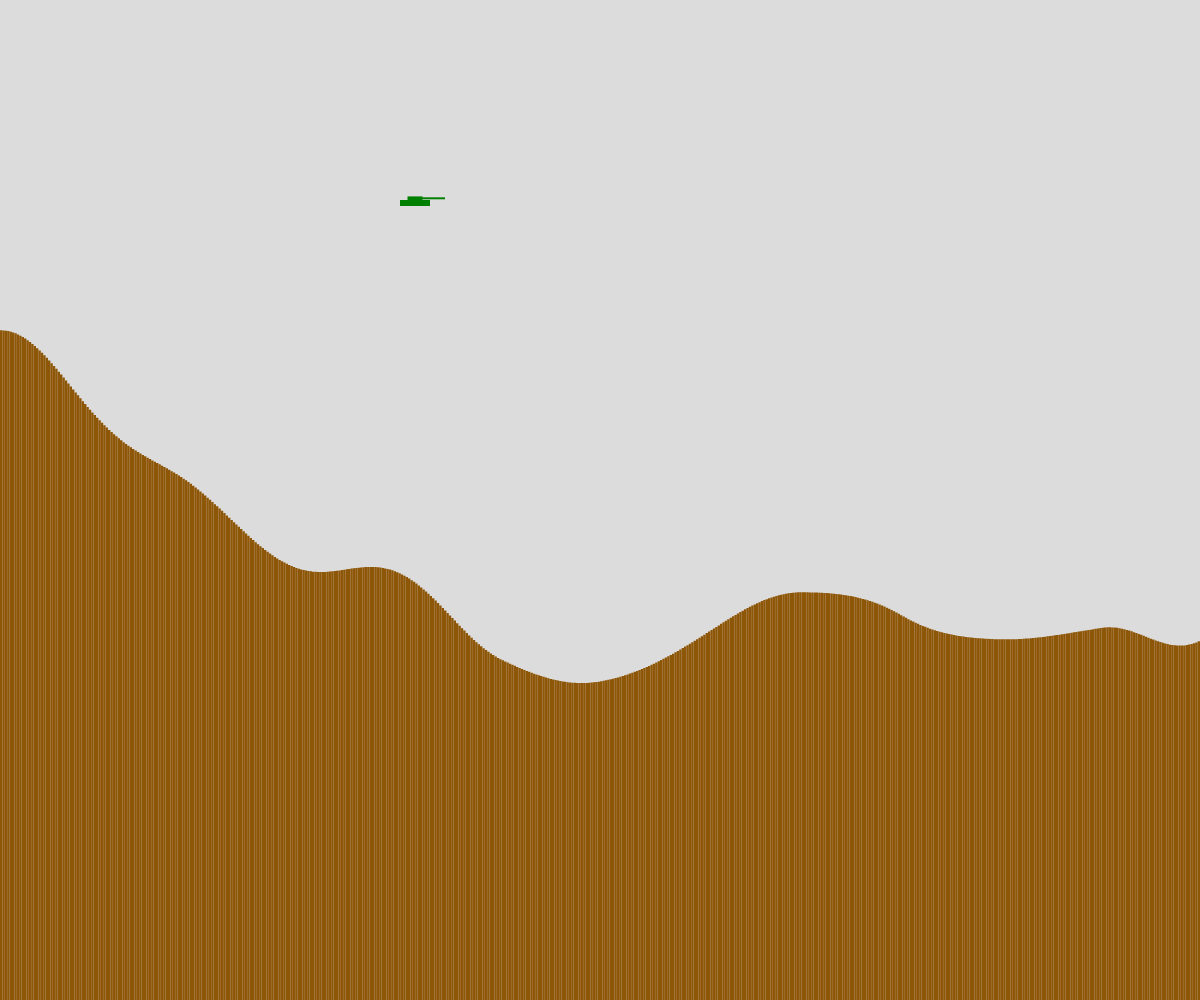
Frame 1 (no input)
Frame 60 (no input): identical to frame 1, image omitted
Frame 120 (the mouse pressed at the canvas centre since frame 60): identical to frame 1, image omitted

The p5.js sketch that drew this single still picture (run headless with seeded random() and noise() and a simulated clock; from frame 60 on, the mouse is pressed at the canvas centre):

// p5.js sketch
// ── sketch.js
// Project Title
// Your Name
// Date
//
// Extra for Experts:
// - describe what you did to take this project "above and beyond"

class Tank {

  constructor(x, y, color) {
    this.x = x;
    this.y = y;
    this.xSize = 30;
    this.ySize = 6;
    this.dx = 0;
    this.color = color;
    this.gun = 0;
  }

  display() {
    fill(this.color);
    rect(this.x, this.y, this.xSize, this.ySize);
    rect(this.x+this.xSize/4, this.y-this.ySize*0.6, this.xSize*0.5, this.ySize*0.6);
    rect(this.x+this.xSize/2, this.y-this.ySize*0.45, this.xSize, this.ySize/3);
    fill(0);
    ellipse(this.x+this.Size*0.1, this.y+this.ySize,this.size/4);
  }

}

let numberOfRects;
let rectWidth;
let time = 0;
let rects = [];
let gameState = 0;
let playerOne, playerTwo;

function setup() {
  createCanvas(windowWidth, windowHeight);
  numberOfRects = 500;
  rectWidth = width / numberOfRects;
  generateRectangles();
  playerOne = new Tank(400, 200, "green");
}

function draw() {
  background(220);
  fill(0);
  displayRects();
  playerOne.display();
}

function generateRectangles() {
  for (let i = 0; i < numberOfRects; i++) {
    let rectHeight = noise(time) * height;
    let someRect = {
      x: i * rectWidth,
      y: height - rectHeight,
      w: rectWidth,
      h: rectHeight
    };

    rects.push(someRect);
    time += 0.003;
  }
}

function displayRects() {
  for (let i = 0; i < rects.length; i++) {
    noStroke();
    fill(142, 86, 7);
    rect(rects[i].x,rects[i].y,rects[i].w,rects[i].h);
  }
}
